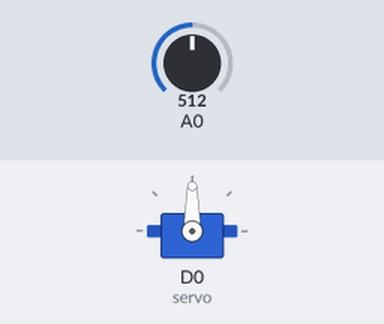
Recording of a sketch running on a simulated ESP8266 (NodeMCU). Parts: servo. The test bench sets the inputs (shaded band); at power-on: A0 = 512.

Above: at 1.2 s.
1.3 s: A0 set to 716
At 1.6 s:
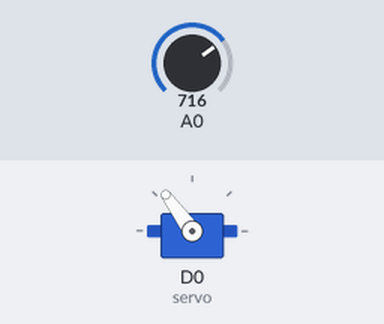
2.8 s: A0 set to 900
At 4.0 s:
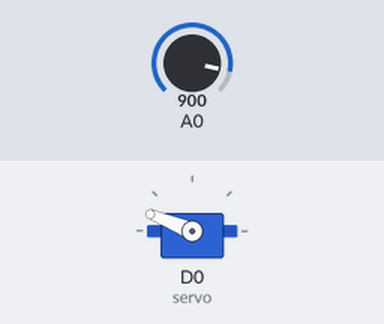
4.3 s: A0 set to 1023
At 5.1 s:
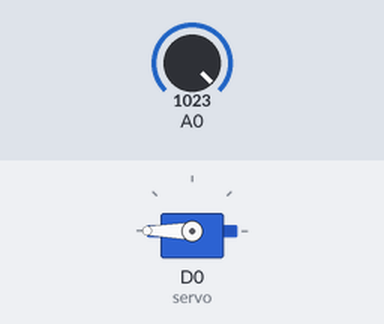
5.8 s: A0 set to 306
At 6.2 s:
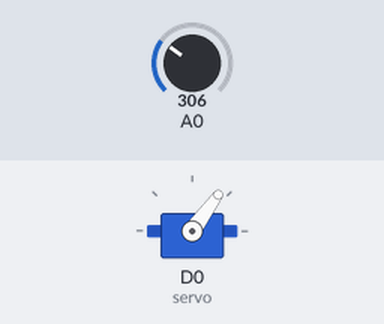
7.3 s: A0 set to 122
At 8.5 s:
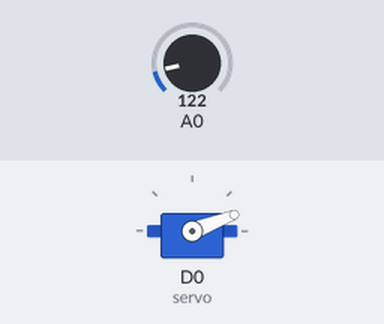
8.8 s: A0 set to 511
At 9.7 s:
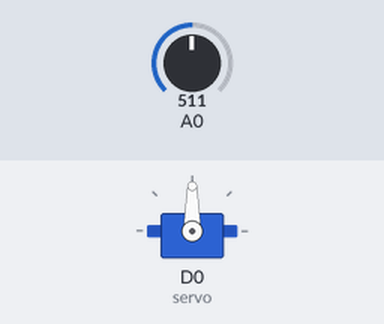
Timing chart, 0 to 11.3 s (numbered marks = the images above; inputs shaded):
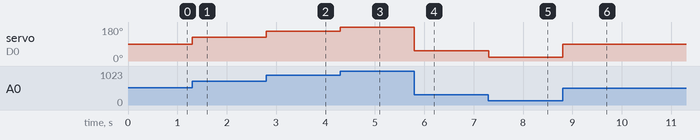

The sketch:

evm.prak.2.1.ino
```cpp
#include "Servo.h"
Servo servo;

void setup() {
   servo.attach(D0);
   pinMode(A0, INPUT);
}
void loop() {
   int val = analogRead(A0);
   val = map(val, 0, 1023, 0, 180);
   servo.write(val);
}
```

Measured:
- after the input at 1.3 s, servo on D0 (servo): 90° → 126° at once
- after the input at 2.8 s, servo on D0 (servo): 126° → 158° at once
- after the input at 4.3 s, servo on D0 (servo): 158° → 180° at once
- after the input at 5.8 s, servo on D0 (servo): 180° → 54° at once
- after the input at 7.3 s, servo on D0 (servo): 54° → 21° at once
- after the input at 8.8 s, servo on D0 (servo): 21° → 90° at once
